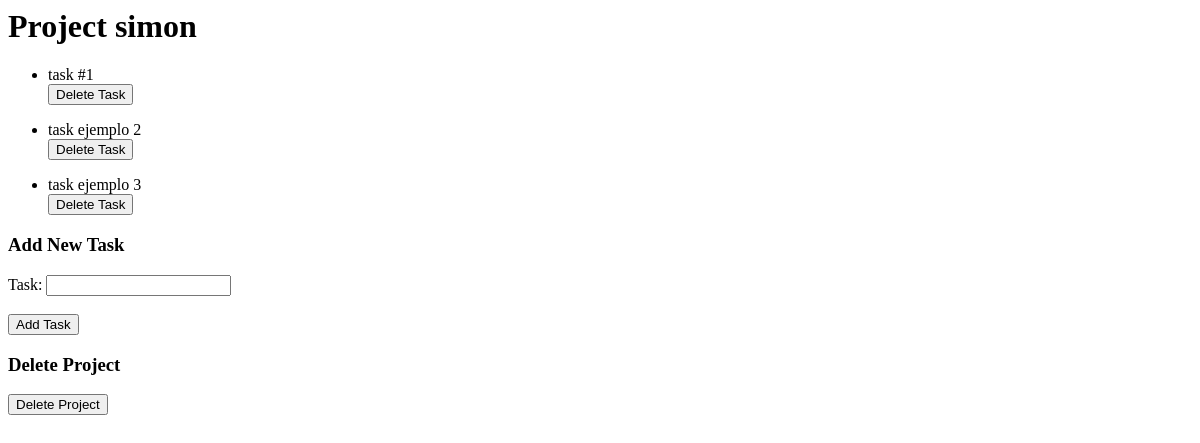
Page /project/1 on the earlier database version.
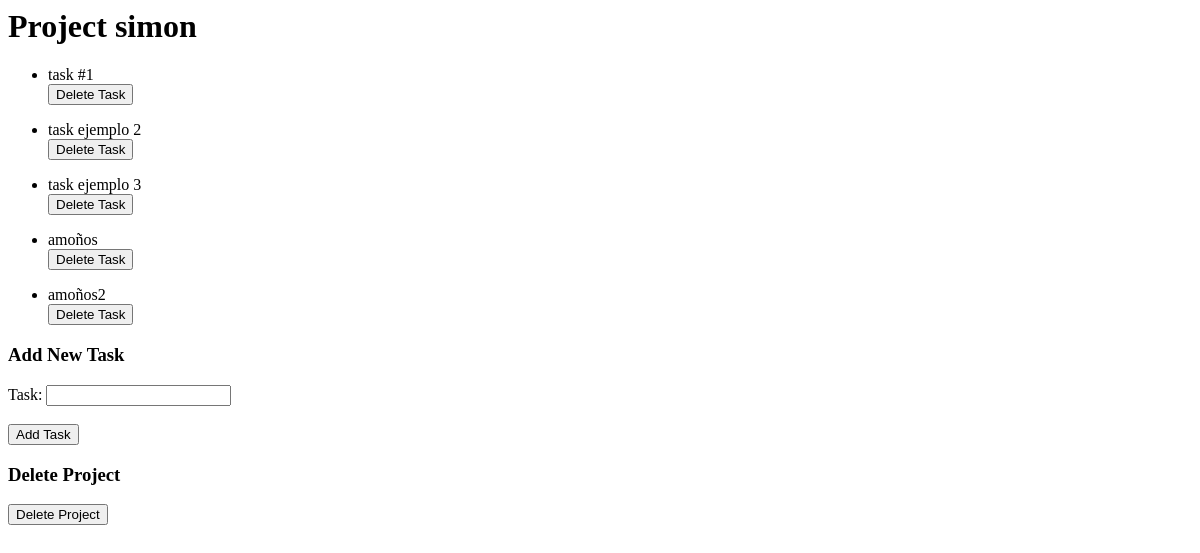
Same page on the later database version.
### app.py (models this page shows)
class Project(db.Model):
    __tablename__ = 'projects'
    project_id = db.Column(db.Integer, primary_key=True)
    title = db.Column(db.String(length=50))
    task = db.relationship("Task", cascade="all, delete-orphan")

class Task(db.Model):
    __tablename__ = 'tasks'
    task_id = db.Column(db.Integer, primary_key=True)
    project_id = db.Column(db.Integer, db.ForeignKey('projects.project_id'))
    description = db.Column(db.String(length=50))
    project = db.relationship("Project", backref="project")

### app.py (the view)
@app.route("/project/<project_id>")
def show_tasks(project_id):
	return render_template("project-tasks.html",
		project=Project.query.filter_by(project_id=project_id).first(),
		tasks=Task.query.filter_by(project_id=project_id).all())

### templates/project-tasks.html (shortened to what this page needs)
<html>
	<body>
		<h1>Project {{project.title}}</h1>
		<ul>
			{% for task in tasks %}
				<li>{{ task.description }}</li>
				<form action="/delete/task/{{ task.task_id }}" method="POST">
					<input type="submit" value="Delete Task">
				</form>
			{% endfor %}
		</ul>
		<h3>Add New Task</h3>
		<form action="/add/task/{{ project.project_id }}" method="POST">
			<div>
				Task: <input type="text" name="task-description">
			</div>
			<br>
			<input type="submit" value="Add Task">
		</form>
		<h3>Delete Project</h3>
		<form action="/delete/project/{{ project.project_id }}" method="POST">
			<div>
				<input type="submit" value="Delete Project">
			</div>
		</form>
	</body>
</html>

Differences in the rows shown:
added Task: description "amoños"
added Task: description "amoños2"
